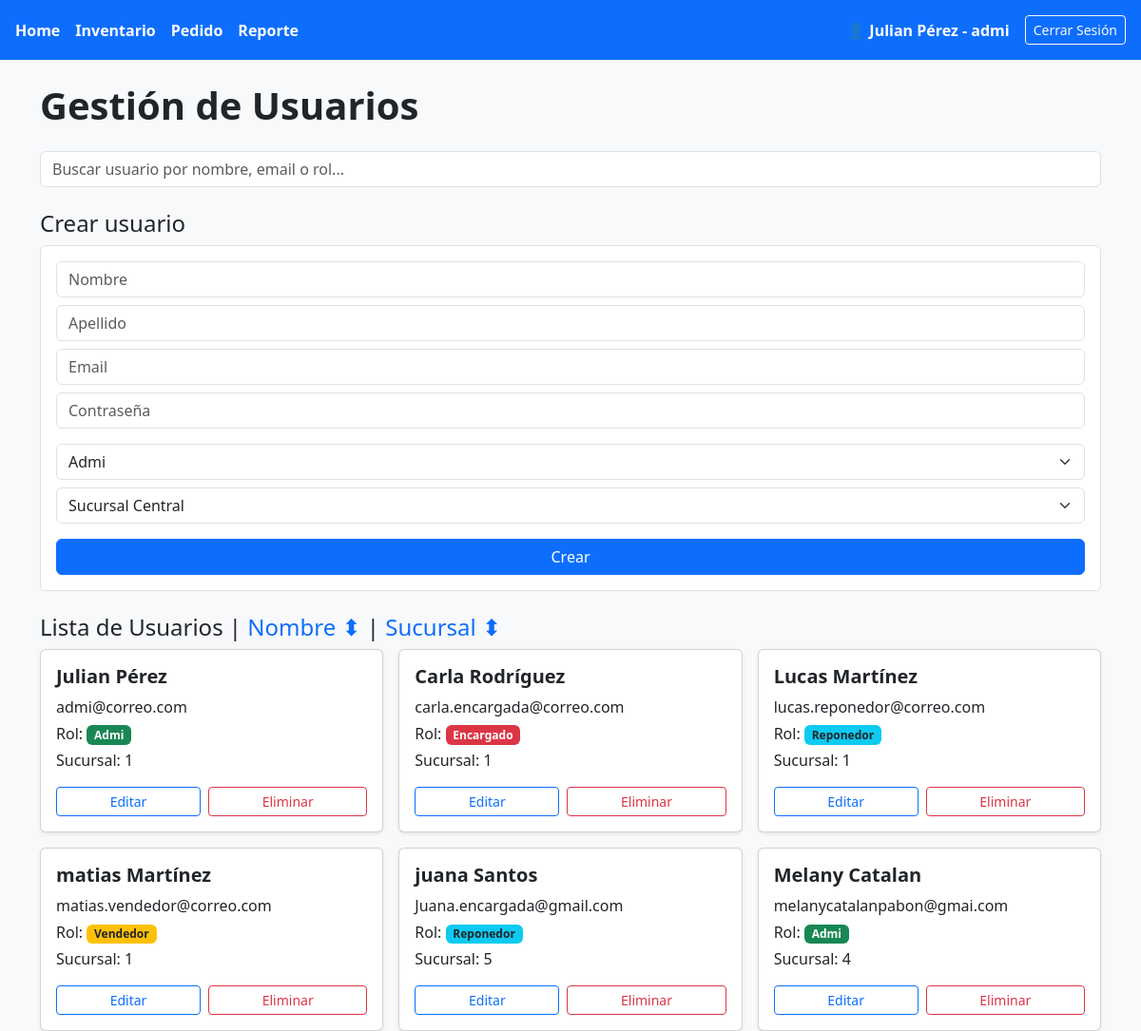
/gestion_usuarios (signed in), run on an earlier commit of the app's database.
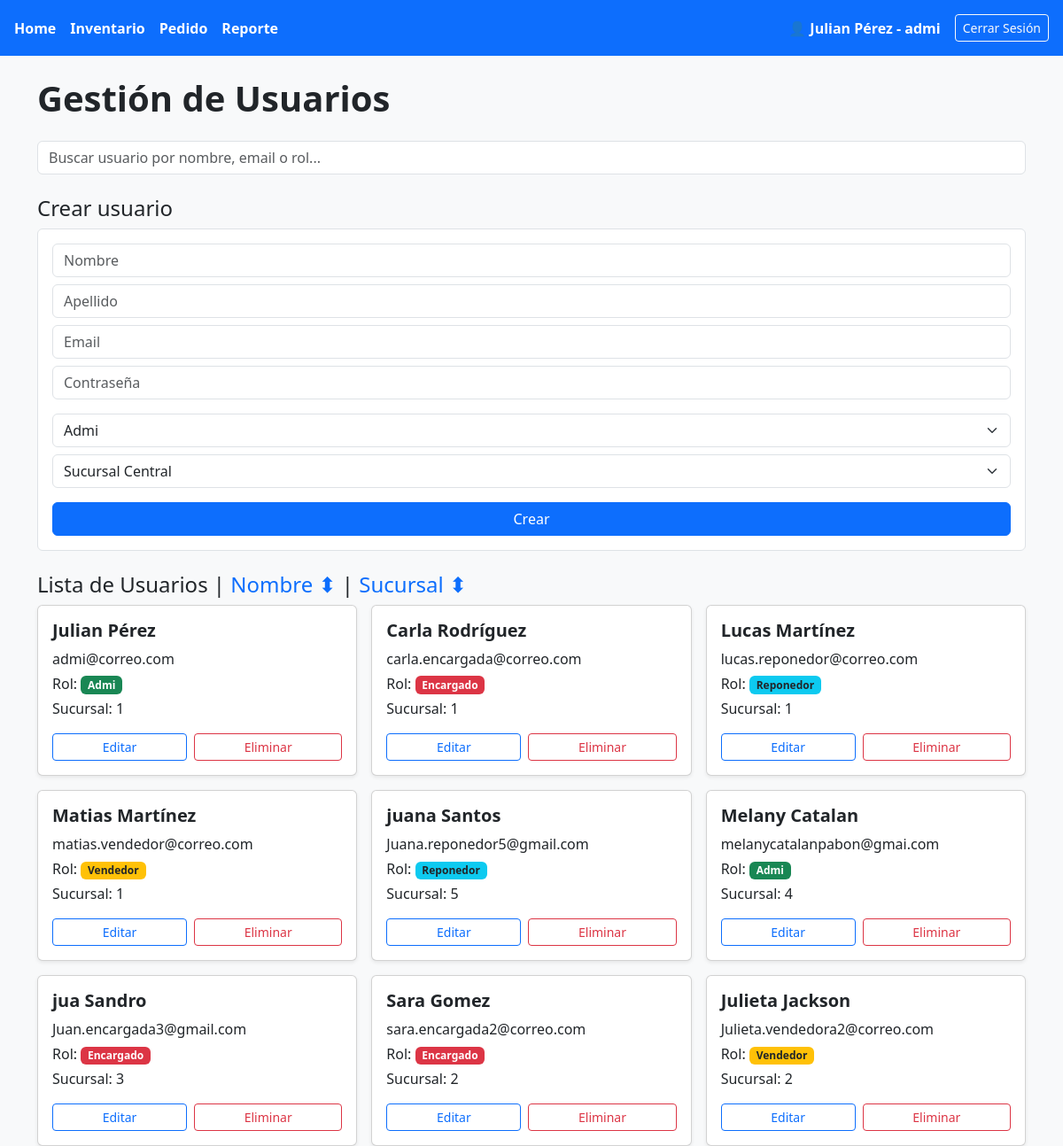
And on a later commit of the database.
### tables this page shows
CREATE TABLE usuario(
                id INTEGER PRIMARY KEY AUTOINCREMENT,
                nombre VARCHAR(40),
                apellido VARCHAR(40),
                email VARCHAR(100),
                contrasena VARCHAR(50),
                rol VARCHAR(50),
                sucursal_id INTEGER,
                FOREIGN KEY (sucursal_id) REFERENCES sucursal(id) ON DELETE CASCADE
            );

### app.py (the view)
@app.route("/gestion_usuarios")
def gestion_usuario():
    if "rol" not in session:
        return redirect(url_for("login"))
    if session["rol"] != "admi":
        return "Acceso denegado.", 403
    db = Connexion("database.db")
    usuarios = db.mostrar_usuarios()
    sucursales = db.mostrar_sucursales()
    db.conexion.close()  # cerrar al final
    return render_template("usuarios.html",
                            usuarioNombre=session["nombre"],
                            usuarioApellido=session["apellido"],
                            usuarioRol=session["rol"],
                            usuarios=usuarios,
                            sucursales=sucursales)

### base_de_datos/mi_conexion.py (called while the page is built)
    def mostrar_sucursales(self):
        self.cursor.execute("SELECT * FROM sucursal")
        return self.cursor.fetchall()

    def mostrar_usuarios(self):
        self.cursor.execute("SELECT * FROM usuario")
        return self.cursor.fetchall()

### templates/usuarios.html (shortened to what the changed rows need)
<!DOCTYPE html>
<html lang="en">
<head>
    <link rel="stylesheet"
        href="https://cdn.jsdelivr.net/npm/bootstrap@5.3.2/dist/css/bootstrap.min.css">
</head>
<body class="bg-light">
<header class="bg-primary text-white p-3 d-flex justify-content-between align-items-center">
    <div id="user-section" class="d-flex gap-3 align-items-center">
        <span class="fw-bold">👤 {{ usuarioNombre }} {{usuarioApellido}} - {{usuarioRol}}</span>
        <a href="{{ url_for('logout') }}" class="btn btn-outline-light btn-sm">Cerrar Sesión</a>
    </div>
</header>
<main class="container mt-4">
    <h1 class="fw-bold mb-4">Gestión de Usuarios</h1>
    <h2 class="h4">Crear usuario</h2>
    <h2 class="h4">
    Lista de Usuarios |
    <span class="text-primary" style="cursor:pointer;" onclick="ordenarUsuarios('nombre')">
        Nombre ⬍
    </span> |
    <span class="text-primary" style="cursor:pointer;" onclick="ordenarUsuarios('sucursal')">
        Sucursal ⬍
    </span>
</h2>
    <div class="row g-3">
    {% for u in usuarios %}
    <div class="col-md-6 col-lg-4 usuario-card"
     data-nombre="{{ u[1]|lower }} {{ u[2]|lower }}"
     data-sucursal="{{ u[6]|lower }}">
        <div class="card shadow-sm h-100">
            <div class="card-body">
                <h5 class="card-title fw-bold">{{ u[1] }} {{ u[2] }}</h5>
                <p class="card-text mb-1"> {{ u[3] }}</p>
                <p class="card-text mb-1">
                    Rol:
                    {% if u[5]=='admi' %}
                        <span class="badge bg-success">Admi</span>
                    {% elif u[5]=='vendedor' %}
                        <span class="badge bg-warning text-dark">Vendedor</span>
                    {% elif u[5]=='reponedor' %}
                        <span class="badge bg-info text-dark">Reponedor</span>
                    {% elif u[5]=='encargado' %}
                        <span class="badge bg-danger">Encargado</span>
                    {% endif %}
                </p>
                <p class="card-text mb-3">Sucursal: {{ u[6] }}</p>
                <div class="d-flex gap-2">
                    <button class="btn btn-outline-primary btn-sm flex-grow-1"
                            onclick="abrirModalUsuario({{ u[0] }}, '{{ u[1] }}', '{{ u[2] }}', '{{ u[3] }}', '{{ u[5] }}', {{ u[6] }})">
                         Editar
                    </button>
                    <a href="{{ url_for('eliminar_usuario', id=u[0]) }}"
                       onclick="return confirm('¿Eliminar usuario?')"
                       class="btn btn-outline-danger btn-sm flex-grow-1">
                        Eliminar
                    </a>
                </div>
            </div>
        </div>
    </div>
    {% endfor %}
</div>
</main>
</body>
</html>

What changed in the data, as far as the page shows it:
changed usuario "matias.vendedor@correo.com": nombre "matias" → "Matias"
changed usuario "juana": email "Juana.encargada@gmail.com" → "Juana.reponedor5@gmail.com"
added usuario: nombre "jua", apellido "Sandro", email "Juan.encargada3@gmail.com", rol "Encargado", sucursal "3"
added usuario: nombre "Sara", apellido "Gomez", email "sara.encargada2@correo.com", rol "Encargado", sucursal "2"
added usuario: nombre "Julieta", apellido "Jackson", email "Julieta.vendedora2@correo.com", rol "Vendedor", sucursal "2"
